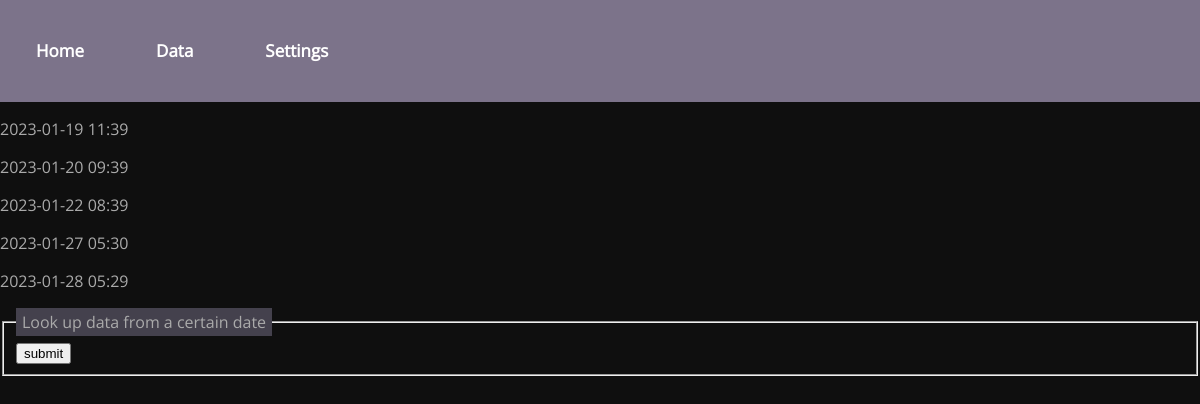
The page /filament/data/ on the database its author committed.
### light_monitoring/models.py (models this page shows, shortened)
class Data_Entry(models.Model):
    startTime = models.DateTimeField(default=None)
    endTime = models.DateTimeField(default=None)
    class Meta:
        app_label  = 'light_monitoring' # Needed for dataSaving.py

### light_monitoring/views.py (the view)
# urls.py: path('data/', data, name="data"),
def data(request):
    context = {
        "data_entries": Data_Entry.objects.all().order_by("endTime")
    }
    return render(request, 'light_monitoring/data.html', context)

### light_monitoring/templates/light_monitoring/data.html (shortened to what this page needs)
{% extends 'base.html' %}
{%block body%}
    {% for entry in data_entries%}
        <p>{{entry.endTime|date:'Y-m-d h:i'}}</p>
    {% endfor %}
    <fieldset>
        <legend>Look up data from a certain date</legend>
        <form method="GET">
            <input type="submit" value="submit">
        </form>
</fieldset>
{%endblock%}

### light_monitoring/static/light_monitoring/style.css (style rules this page uses)
* { box-sizing: border-box; }
body { font-family:"Open Sans"; background-color: rgb(15, 15, 15); color: rgb(170, 170, 170); margin: 0; padding: 0; }
legend { background-color: rgb(68, 65, 77); color: rgb(170, 170, 170); padding: 3px 6px; }

### rows shown on the page
Data_Entry: endTime "2023-01-19 11:39"
Data_Entry: endTime "2023-01-20 09:39"
Data_Entry: endTime "2023-01-22 08:39"
Data_Entry: endTime "2023-01-27 05:30"
Data_Entry: endTime "2023-01-28 05:29"
